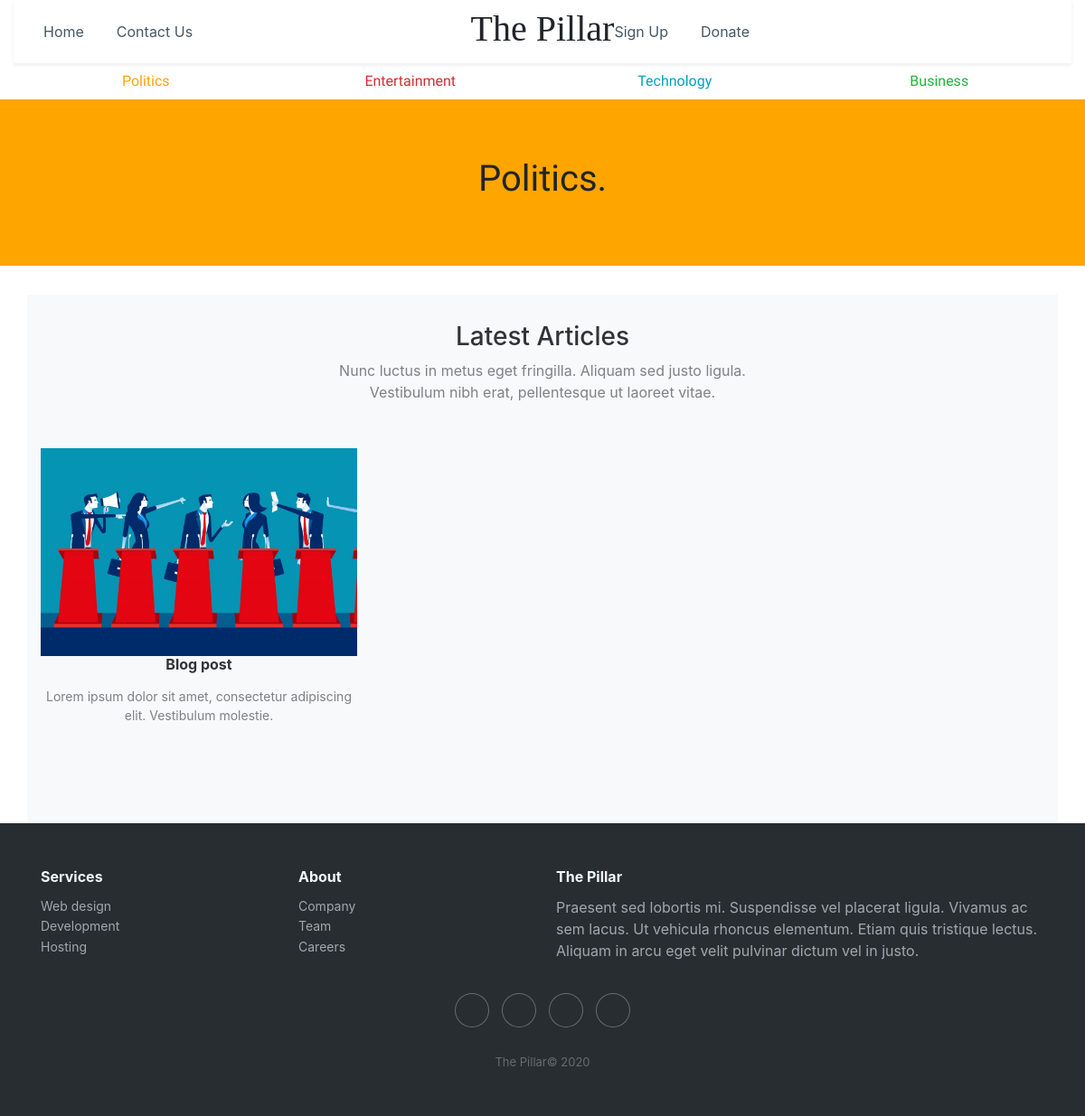
The page /section/Politics on the database its author committed.
### landingpage/models.py (models this page shows, shortened)
class BlogPost( models.Model ) :
    post_title = models.CharField( verbose_name='Title', max_length=200, default="Blog post", primary_key=True )
    post_desc = models.TextField( verbose_name='Description', max_length=100 )
    post_text = models.TextField( verbose_name='Story')
    post_date = models.DateField( verbose_name='Date published' )
    post_img = models.ImageField( verbose_name='Thumbnail',null=True )
    post_tag = models.CharField( verbose_name='Tag',max_length=20, choices=tag_choices, default=GENERAL )
    custom_tag = models.ManyToManyField(CustomTag)
    featured = models.BooleanField( default=False )
    def get_posts_with_tag(tag) :
        matching_blogs = BlogPost.objects.filter( post_tag=tag )
        return matching_blogs

### landingpage/views.py (the view)
# urls.py: path('section/<section_tag>',views.section,name='section'),
def section(request,section_tag):
    section_blogs=BlogPost.get_posts_with_tag(section_tag)
    section_color="gray"
    if section_tag.lower()=="politics":
        section_color="orange"
    elif section_tag.lower()=="entertainment":
        section_color="tomato"
    elif section_tag.lower()=="technology":
        section_color="dodgerblue"
    elif section_tag.lower()=="business":
        section_color="mediumseagreen"
    context={
        'blog_list': section_blogs,
        'title': section_tag,
        'section_color': section_color,
    }
    return render( request, 'landingpage/newsection.html', context )

### landingpage/templates/landingpage/newsection.html (shortened to what this page needs)
<!DOCTYPE html>
<html>
<head>
    <link rel="stylesheet" href="https://cdnjs.cloudflare.com/ajax/libs/twitter-bootstrap/4.4.1/css/bootstrap.min.css">
    <link rel="stylesheet" href="https://cdnjs.cloudflare.com/ajax/libs/font-awesome/4.7.0/css/font-awesome.min.css">
    <link rel="stylesheet" href="https://cdnjs.cloudflare.com/ajax/libs/ionicons/2.0.1/css/ionicons.min.css">
    {% load static %}
    <link rel="stylesheet" href="{% static 'landingpage/css/section.min.css' %}">
</head>
<body>
    <div class="container-fluid">
        <nav class="navbar navbar-light navbar-expand-md shadow-sm navigation-clean-search" style="background-color: rgba(255,255,255,0);/*z-index: -1;*/opacity: 1;width: 100%;padding: 15px;padding-right: 0px;padding-left: 0px;">
            <div class="container-fluid">
                <div class="collapse navbar-collapse"
                    id="navcol-1">
                    <ul class="nav navbar-nav">
                        <li class="nav-item d-flex" role="presentation"><a class="nav-link" href="{% url 'index' %}">Home</a></li>
                        <li class="nav-item" role="presentation"><a class="nav-link" href="{% url 'contact' %}">Contact Us</a></li>
                    </ul>
                    <ul class="nav navbar-nav ml-auto">
                        <li class="nav-item" role="presentation"><a class="nav-link" href="#" data-toggle="modal" data-target="#subscribe">Sign Up</a></li>
                        <li class="nav-item" role="presentation"><a class="nav-link" href="{% url 'donate' %}">Donate</a></li>
                    </ul>
                    <form class="form-inline" action="/search" style="margin: 0px;margin-left: 0px;width: 323px;padding-left: 20px;">
                        <div class="form-group" style="width: 323px;"><label for="search-field"><i class="icon ion-search" style="padding: 0px;width: 25px;height: 40px;font-size: 30px;"></i></label><input class="form-control search-field" type="search" id="search-field" name="search" style="width: 182px;"></div>
                    </form>
                </div>
            </div>
        </nav>
        <div class="row" style="position: absolute;width: 100%;top: 0;z-index: -1;">
            <div class="col">
                <h1 class="text-center" style="/*position: absolute;*/font-family: 'Playfair Display SC', serif;font-size: 40px;padding: 10px;padding-top: 8px;">The Pillar</h1>
            </div>
        </div>
    <ul class="nav nav-justified d-sm-block d-lg-flex" style="font-family: Adamina, serif;">
        <li class="nav-item"><a class="nav-link" href="{% url 'section' 'Politics' %}" style="color: #fca311;">Politics</a></li>
        <li class="nav-item"><a class="nav-link" href="{% url 'section' 'Entertainment' %}" style="color: #d12d33;">Entertainment</a></li>
        <li class="nav-item"><a class="nav-link" href="{% url 'section' 'Technology' %}" style="color: #00a0c4;">Technology</a></li>
        <li class="nav-item"><a class="nav-link" href="{% url 'section' 'Business' %}" style="color: #1eb53a;">Business</a></li>
    </ul>
    </div>
    <div class="jumbotron jumbotron-fluid" style="background-color: {{ section_color }};">
        <h1 class="text-center" style="font-family: Adamina, serif;">{{ title }}.</h1>
    </div>
    <div class="article-list">
        <div class="container bg-light shadow-none" style="margin-top: 20px;">
            <div class="intro" style="padding-top: 30px;">
                <h3 class="text-center">Latest Articles</h3>
                <p class="text-center">Nunc luctus in metus eget fringilla. Aliquam sed justo ligula. Vestibulum nibh erat, pellentesque ut laoreet vitae. </p>
            </div>
            <div class="row articles">
                {% for blog in blog_list %}
                <div class="col-sm-6 col-md-4 item">
                    <a href="{% url 'post' blog.post_title %}">
                        <div class="img" data-aos="fade-right" style="float: left;width: 350px;height: 230px;background-size: cover;background-image: url({{ blog.post_img.url }});"></div>
                    </a>
                    <h3 class="name">{{ blog.post_title }}</h3>
                    <p class="description">{{ blog.post_desc }}</p>
                </div>
                {% endfor %}
            </div>
        </div>
    </div>
            <div class="footer-dark">
                <footer>
                    <div class="container">
                        <div class="row">
                            <div class="col-sm-6 col-md-3 item">
                                <h3>Services</h3>
                                <ul>
                                    <li><a href="#">Web design</a></li>
                                    <li><a href="#">Development</a></li>
                                    <li><a href="#">Hosting</a></li>
                                </ul>
                            </div>
                            <div class="col-sm-6 col-md-3 item">
                                <h3>About</h3>
                                <ul>
                                    <li><a href="#">Company</a></li>
                                    <li><a href="#">Team</a></li>
                                    <li><a href="#">Careers</a></li>
                                </ul>
                            </div>
                            <div class="col-md-6 item text">
                                <h3>The Pillar</h3>
                                <p>Praesent sed lobortis mi. Suspendisse vel placerat ligula. Vivamus ac sem lacus. Ut vehicula rhoncus elementum. Etiam quis tristique lectus. Aliquam in arcu eget velit pulvinar dictum vel in justo.</p>
                            </div>
                            <div class="col item social"><a href="#"></a><a href="#"></a><a href="#"></a><a href="#"></a></div>
                        </div>
                        <p class="copyright">The Pillar© 2020</p>
                    </div>
                </footer>
            </div>
</body>
</html>

### rows shown on the page
BlogPost: post_tag "Politics", post_img (picture), post_title "Blog post", post_desc "Lorem ipsum dolor sit amet, consectetur adipiscing elit. Vestibulum molestie."
